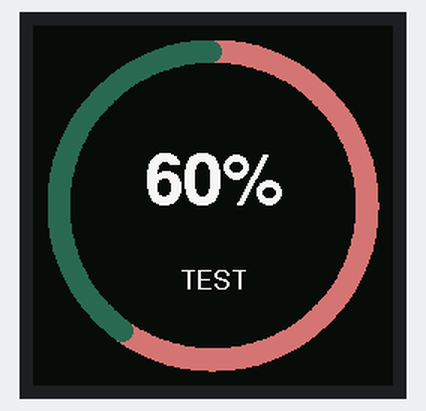
Simulated run of this program. Board: ESP8266 (Wemos D1 mini). Parts: 240×240 colour display. What the program prints to the serial monitor is not drawn.

Above: at 11.5 s.
At 15.6 s:
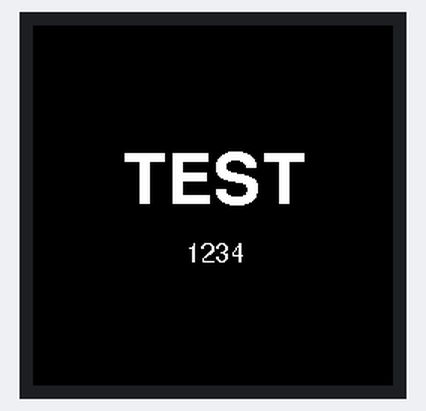

The program:

main.cpp
```cpp
/*
 * Pattern di prova per il display rotondo 240x240 su D1 mini (ESP8266).
 * ---------------------------------------------------------------
 * Scrive in seriale cosa fa e cicla colori pieni molto riconoscibili:
 *
 *   1) ROSSO      2) VERDE     3) BLU
 *   4) BIANCO     5) GRIGIO SCURO (sfondo dell'anello)
 *   6) anello arancione + "TEST"
 *
 * Serve a separare i due casi:
 *   - si vede qualcosa  -> il pannello e i fili funzionano, era il firmware
 *   - tutto nero        -> alimentazione / fili / modulo, oppure driver sbagliato
 *                          (prova un altro env: st7789, ili9341)
 *
 * Poi si torna al firmware vero: cd ../firmware && pio run -t upload
 */

#include <Arduino.h>
#include <TFT_eSPI.h>

static const int16_t CX = 120, CY = 120;

TFT_eSPI tft = TFT_eSPI();

struct Step { uint16_t color; const char *nome; };

static const Step STEPS[] = {
  { TFT_RED,     "rosso" },
  { TFT_GREEN,   "verde" },
  { TFT_BLUE,    "blu" },
  { TFT_WHITE,   "bianco" },
  { 0x18E3,      "grigio scuro (sfondo)" },
};

// anello arancione + scritta: riproduce quello che disegna il firmware vero
static void drawRingTest() {
  const uint16_t C_BG   = 0x0861;   // 0x0e0e11
  const uint16_t C_TRACK= 0x2B4A;   // 0x2b2b33
  const uint16_t C_ARC  = 0xD3AE;   // 0xd97757
  const uint16_t C_TEXT = 0xF7BE;   // 0xf5f5f5

  tft.fillScreen(C_BG);
  for (int grad = 0; grad < 360; grad++) {
    float rad = grad * 0.0174532925f;
    int16_t x = (int16_t)(CX + 103 * sinf(rad));
    int16_t y = (int16_t)(CY - 103 * cosf(rad));
    tft.fillCircle(x, y, 7, (grad < 216) ? C_ARC : C_TRACK);   // 60% di arco
  }
  tft.setTextDatum(MC_DATUM);
  tft.setTextColor(C_TEXT, C_BG);
  tft.setFreeFont(&FreeSansBold24pt7b);
  // font 1, non 0: con 0 TFT_eSPI non disegna nulla con i FreeFont
  tft.drawString("60%", CX, 100, 1);
  tft.setFreeFont(&FreeSans9pt7b);
  tft.drawString("TEST", CX, 168, 1);
}

void setup() {
  Serial.begin(115200);
  delay(300);
  Serial.println();
  Serial.println("[test] pattern display 240x240");
  Serial.printf("[test] driver=%s cs=12 dc=4 rst=5 mosi=13 sclk=14\n",
#if defined(GC9A01_DRIVER)
                "GC9A01"
#elif defined(ST7789_DRIVER)
                "ST7789"
#elif defined(ILI9341_DRIVER)
                "ILI9341"
#else
                "?"
#endif
  );

  tft.init();
  Serial.println("[test] tft.init() eseguito (nessun errore possibile: SPI in sola scrittura)");
  tft.setRotation(0);
  tft.fillScreen(TFT_BLACK);
  delay(500);
  Serial.println("[test] ciclo colori avviato: guarda lo schermo");
}

void loop() {
  for (unsigned i = 0; i < sizeof(STEPS) / sizeof(STEPS[0]); i++) {
    Serial.printf("[test] disco di %s\n", STEPS[i].nome);
    tft.fillScreen(STEPS[i].color);
    delay(2000);
  }
  Serial.println("[test] quadrante di prova (anello 60%)");
  drawRingTest();
  delay(4000);

  // giro di rotazioni: se il testo appare solo in alcune, e' un problema di orientamento
  for (int r = 0; r < 4; r++) {
    Serial.printf("[test] setRotation(%d) con 'TEST 1234'\n", r);
    tft.fillScreen(TFT_BLACK);
    tft.setRotation(r);
    tft.setTextDatum(MC_DATUM);
    tft.setTextColor(TFT_WHITE, TFT_BLACK);
    tft.setFreeFont(&FreeSansBold24pt7b);
    tft.drawString("TEST", CX, 100, 1);
    tft.setFreeFont(&FreeSans9pt7b);
    tft.drawString("1234", CX, 150, 1);
    delay(2500);
  }
  tft.setRotation(0);
}
```

Measured:
- what the display in image 0 shows lasts 4.0 s, from 11.5 s to 15.5 s
- what the display in image 1 shows lasts 10.2 s, from 15.5 s to 25.7 s
